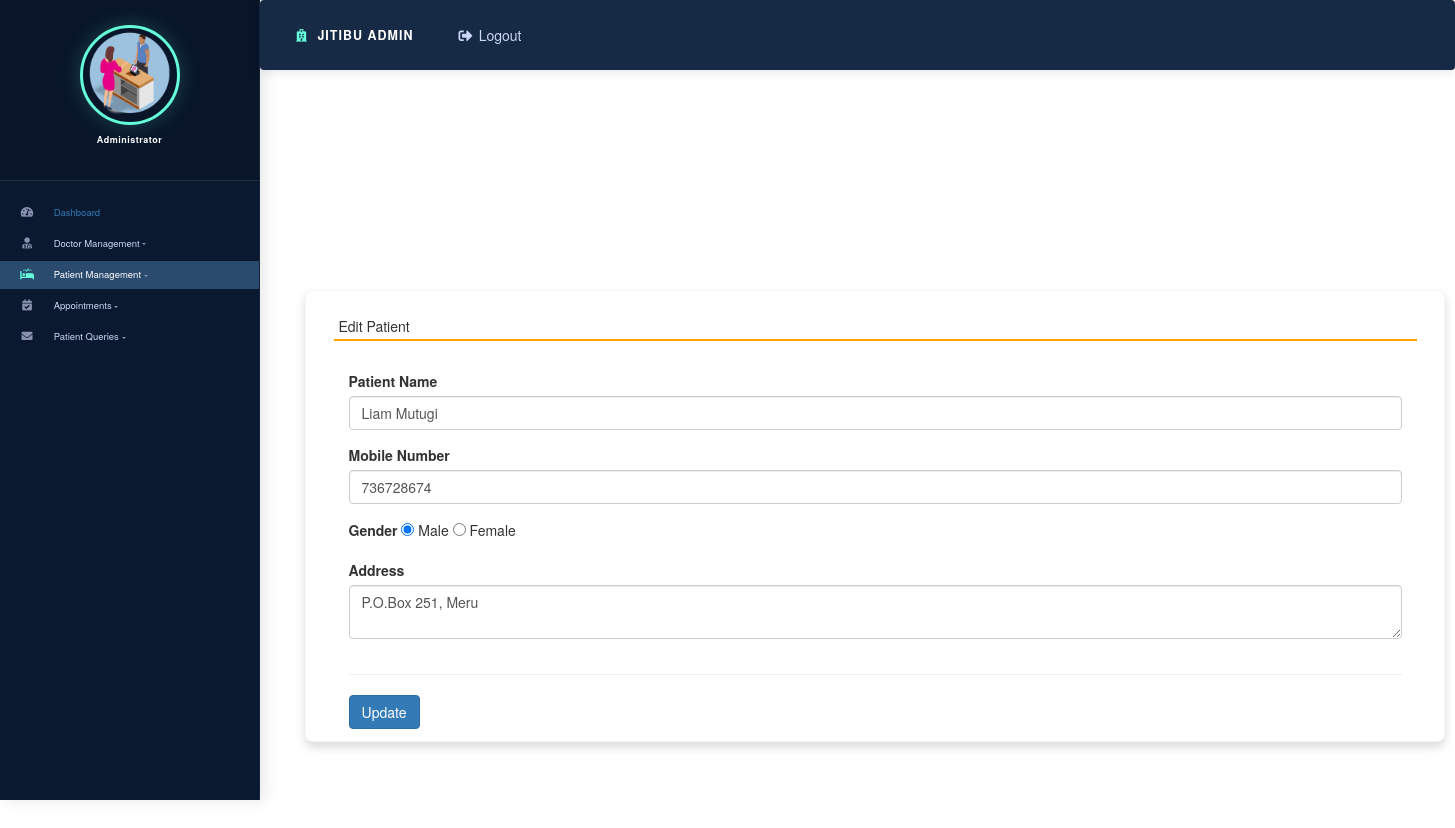
The app's page /edit_patient/1 (signed in) with its own data.
### tuponye/models.py (models this page shows, shortened)
class Patient(models.Model):
    GENDER_CHOICES = [
        ('M', 'Male'),
        ('F', 'Female'),
        ('O', 'Other'),
    ]
    BLOOD_GROUP_CHOICES = [
        ('A+', 'A+'),
        ('A-', 'A-'),
        ('B+', 'B+'),
        ('B-', 'B-'),
        ('AB+', 'AB+'),
        ('AB-', 'AB-'),
        ('O+', 'O+'),
        ('O-', 'O-'),
    ]
    user = models.OneToOneField('auth.User', on_delete=models.CASCADE, blank=True, null=True)
    name = models.CharField(max_length=100)
    gender = models.CharField(max_length=1, choices=GENDER_CHOICES, blank=True, null=True)
    date_of_birth = models.DateField(blank=True, null=True)
    age = models.PositiveIntegerField(blank=True, null=True)
    blood_group = models.CharField(max_length=3, choices=BLOOD_GROUP_CHOICES, blank=True, null=True)
    mobile = models.CharField(max_length=15, blank=True, null=True)
    alternate_mobile = models.CharField(max_length=15, blank=True, null=True)
    email = models.EmailField(blank=True, null=True)
    address = models.TextField(blank=True, null=True)
    city = models.CharField(max_length=50, blank=True, null=True)
    state = models.CharField(max_length=50, blank=True, null=True)
    pincode = models.CharField(max_length=10, blank=True, null=True)
    occupation = models.CharField(max_length=100, blank=True, null=True)
    marital_status = models.CharField(max_length=20, blank=True, null=True)
    emergency_contact_name = models.CharField(max_length=100, blank=True, null=True)
    emergency_contact_relation = models.CharField(max_length=50, blank=True, null=True)
    emergency_contact_number = models.CharField(max_length=15, blank=True, null=True)
    profile_picture = models.ImageField(upload_to='patients/', blank=True, null=True)
    created_at = models.DateTimeField(auto_now_add=True, blank=True, null=True)
    updated_at = models.DateTimeField(auto_now=True, blank=True, null=True)

### tuponye/views.py (the view, shortened to what this page needs)
# urls.py: path('edit_patient/<int:pid>',views.edit_patient,name='edit_patient'),
def edit_patient(request,pid):
    error = ""
    if not request.user.is_authenticated:
        return redirect('login')
    user = request.user
    patient = Patient.objects.get(id=pid)
    return render(request, 'edit_patient.html', locals())

### templates/edit_patient.html (shortened to what this page needs)
{% extends 'admin_nav.html' %}
{% load static %}
{% block content %}
<html>
<head>
<link rel="stylesheet" href="https://maxcdn.bootstrapcdn.com/bootstrap/3.4.1/css/bootstrap.min.css">
  <link rel="stylesheet" href="https://cdnjs.cloudflare.com/ajax/libs/font-awesome/4.7.0/css/font-awesome.min.css">
  <link rel="stylesheet" href="https://use.fontawesome.com/releases/v5.6.3/css/all.css">
</head>
<body>
<br><br><br><br>
<div class="container card shadow m-5">
		<div class="card-body">
			<h5 class="p-2" style="border-bottom: 2px solid orange">Edit Patient</h5>
             <br>
			<div class="container-fluid">
				<form method="post">
					<div class="form-row">
						<div class="col-sm-12">
							<div class="form-group">
								<label>Patient Name</label>
								<input type="text" name="name" class="form-control" value="{{patient.name}}" required>
							</div>
						</div>
                    	<div class="col-sm-12">
							<div class="form-group">
								<label>Mobile Number</label>
								<input type="text" name="mobile" class="form-control" value="{{patient.mobile}}" required>
							</div>
						</div>
						<div class="col-sm-12">
							<div class="form-group">
								<label>Gender</label>
								{% if patient.gender == "Male" %}
								<input type="radio" name="gender" value="Male" checked> Male
								<input type="radio" name="gender" value="Female"> Female
								{% endif %}
							</div>
						</div>
						<div class="col-sm-12">
							<div class="form-group">
								<label>Address</label>
                                <textarea name="address" class="form-control">{{patient.address}}</textarea>
							</div>
						</div>
                      </div>
					<hr>
					<input type="submit" value="Update" class="btn btn-primary">
				</form>
			</div>
		</div>
	</div>
</body>
</html>
{% endblock content %}

### static/style.css (style rules this page uses)
body { padding-left: 240px; }

### templates/admin_nav.html (style rules this page uses)
:root { --primary-dark: #0A192F; --primary-blue: #172A45; --secondary-blue: #2A4A6E; --light-blue: #64FFDA; --text-white: #FFFFFF; --text-light: #CCD6F6; --text-muted: #8892B0; --hover-blue: #1E3A8A; }
body { font-family: 'Open Sans', sans-serif; background-color: #F8FAFC; color: #333; padding-left: 260px; min-height: 100vh; }
.card { border: none; border-radius: 8px; box-shadow: 0 4px 12px rgba(0, 0, 0, 0.05); margin-bottom: 25px; transition: transform 0.2s, box-shadow 0.2s; border: 1px solid rgba(0, 0, 0, 0.03); }

### records on screen
Patient: name "Liam Mutugi", mobile "736728674", address "P.O.Box 251, Meru"
